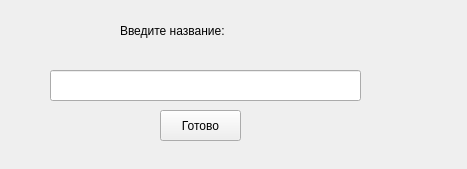
<?xml version="1.0" encoding="UTF-8"?>
<ui version="4.0">
 <class>Form</class>
 <widget class="QWidget" name="Form">
  <property name="geometry">
   <rect>
    <x>0</x>
    <y>0</y>
    <width>467</width>
    <height>169</height>
   </rect>
  </property>
  <property name="windowTitle">
   <string>Form</string>
  </property>
  <widget class="QLabel" name="label">
   <property name="geometry">
    <rect>
     <x>120</x>
     <y>10</y>
     <width>241</width>
     <height>41</height>
    </rect>
   </property>
   <property name="styleSheet">
    <string notr="true">font: 75 12pt &quot;MS Shell Dlg 2&quot;;</string>
   </property>
   <property name="text">
    <string>Введите название:</string>
   </property>
  </widget>
  <widget class="QLineEdit" name="visualInput">
   <property name="geometry">
    <rect>
     <x>50</x>
     <y>70</y>
     <width>311</width>
     <height>31</height>
    </rect>
   </property>
  </widget>
  <widget class="QPushButton" name="pushButton">
   <property name="geometry">
    <rect>
     <x>160</x>
     <y>110</y>
     <width>81</width>
     <height>31</height>
    </rect>
   </property>
   <property name="styleSheet">
    <string notr="true">font: 75 10pt &quot;MS Shell Dlg 2&quot;;</string>
   </property>
   <property name="text">
    <string>Готово</string>
   </property>
  </widget>
 </widget>
 <resources/>
 <connections/>
</ui>
